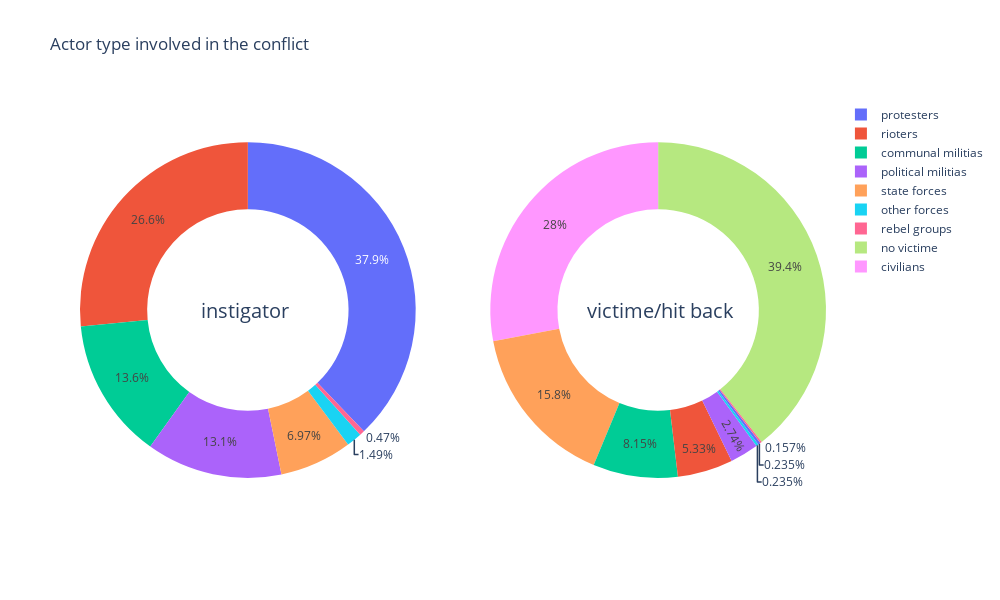

The notebook cell this image was saved under:
### Code cell
# Create subplots: use 'domain' type for Pie subplot

fig = make_subplots(rows=1, cols=2, specs=[[{'type':'domain'}, {'type':'domain'}]])
fig.add_trace(go.Pie(labels=actor_type1.index, values=actor_type1,name="Actor type1"),1,1)
fig.add_trace(go.Pie(labels=actor_type2.index, values=actor_type2,name="Actor type2"),1,2)
fig.update_traces(hole=.6, hoverinfo="label+percent+name") # Use `hole` to create a donut-like pie chart
fig.update_layout(
    title_text="Actor type involved in the conflict",
    uniformtext_minsize=12,
    uniformtext_mode='hide',
#     autosize=False,
    width=1000,
    height=600,
    # Add annotations in the center of the donut pies.
    annotations=[dict(text='instigator', x=0.16, y=0.5, font_size=20, showarrow=False),
                 dict(text='victime/hit back', x=0.88, y=0.5, font_size=20, showarrow=False)])

### Figure 1 — Plotly figure (JSON) as saved in the notebook; plotly's stock layout.template omitted (floating-point values rounded to 4 significant figures)
{"data": [{"domain": {"x": [0, 0.45], "y": [0, 1]}, "hole": 0.6, "hoverinfo": "label+percent+name", "labels": ["protesters", "rioters", "communal militias", "political militias", "state forces", "other forces", "rebel groups"], "name": "Actor type1", "type": "pie", "values": [483, 339, 173, 167, 89, 19, 6]}, {"domain": {"x": [0.55, 1], "y": [0, 1]}, "hole": 0.6, "hoverinfo": "label+percent+name", "labels": ["no victime", "civilians", "state forces", "communal militias", "rioters", "political militias", "other forces", "protesters", "rebel groups"], "name": "Actor type2", "type": "pie", "values": [503, 357, 201, 104, 68, 35, 3, 3, 2]}], "layout": {"annotations": [{"font": {"size": 20}, "showarrow": false, "text": "instigator", "x": 0.16, "y": 0.5}, {"font": {"size": 20}, "showarrow": false, "text": "victime/hit back", "x": 0.88, "y": 0.5}], "height": 600, "title": {"text": "Actor type involved in the conflict"}, "uniformtext": {"minsize": 12, "mode": "hide"}, "width": 1000}}
